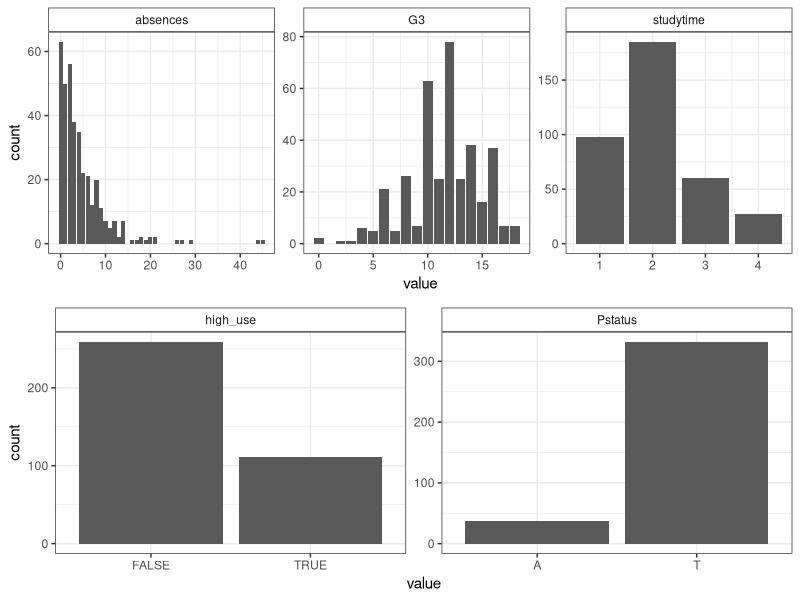
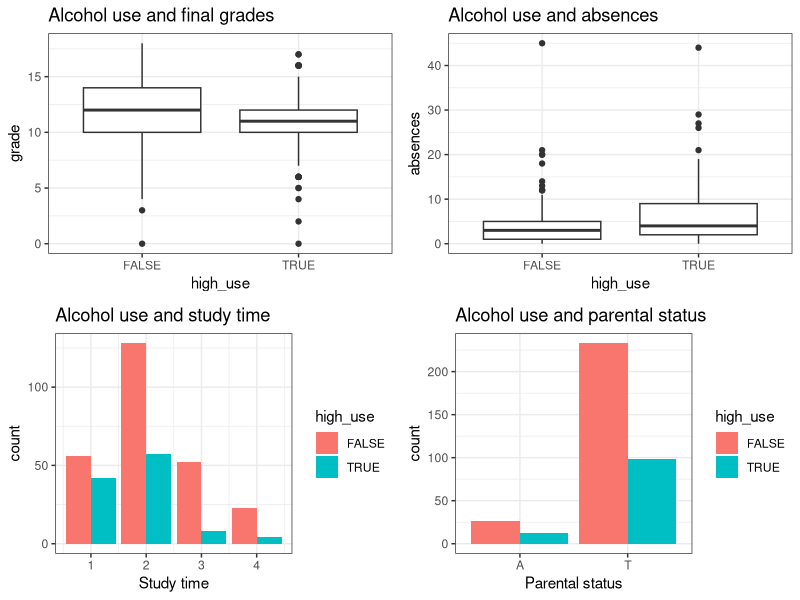
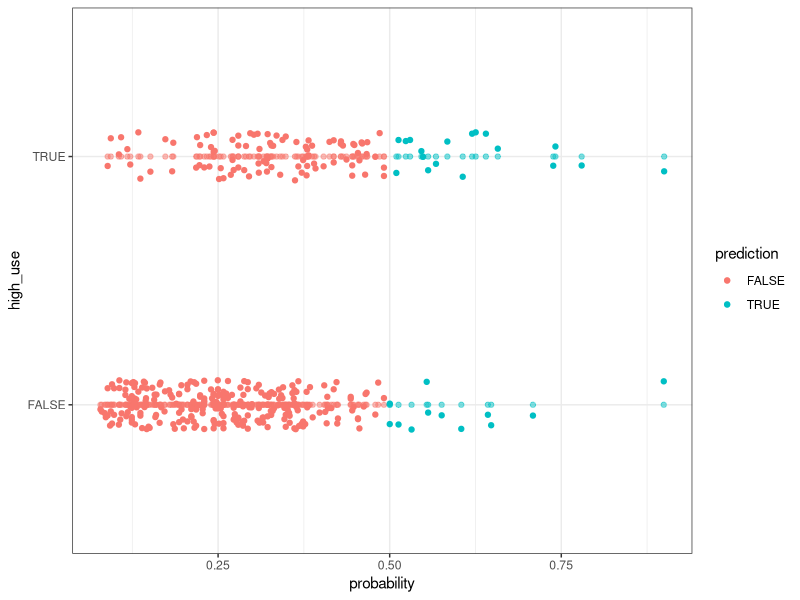

Generate these figures, in order, with R:
## ---- chunk 1
# load the necessary packages and set scientific notation off

options(scipen = 999)

library("dplyr")
library("tidyr")
library("ggplot2")
library("gridExtra")
library("Hmisc")

## ---- chunk 2

alc <- read.csv("alc.csv", sep=",", header=TRUE)

colnames(alc)
## ---- chunk 3
# subset for only relevant variables
alc.sub <- subset(alc, select = c(studytime, absences, G3, Pstatus, high_use))

# see numerical summaries of variables
summary(alc.sub[(-4)])
table(alc.sub["Pstatus"])

# barplots for the distributions

# library(purrr)

numplot <- alc.sub[c("G3", "studytime", "absences")]  %>% gather() %>% ggplot(aes(as.numeric(value))) + facet_wrap("key", scales = "free") + geom_bar() + xlab("value") + theme_bw() + theme(strip.background = element_rect(fill = "white"))


discplot <- alc.sub[c("Pstatus", "high_use")]  %>% gather() %>% ggplot(aes(value)) + facet_wrap("key", scales = "free") + geom_bar() + theme_bw() + theme(strip.background = element_rect(fill = "white"))

grid.arrange(numplot, discplot, nrow=2)



## ---- chunk 4

# box plots for alcohol use vs. continuous variables

box1 <- ggplot(alc.sub, aes(x = high_use, y = G3)) + 
  geom_boxplot() + 
  ylab("grade") +
  ggtitle("Alcohol use and final grades") +
  theme_bw()

box2 <- ggplot(alc.sub, aes(x = high_use, y = absences)) + 
  geom_boxplot() + 
  ylab("absences") +
  ggtitle("Alcohol use and absences") + 
  theme_bw()

# bar plots for alcohol use vs. discrete variables

bar1 <- alc.sub %>% ggplot(aes(x = studytime, fill = high_use)) + 
  geom_bar(position = "dodge") + 
  xlab("Study time") +
  ggtitle("Alcohol use and study time") + 
  theme_bw()

bar2 <- alc.sub %>% ggplot(aes(x = Pstatus, fill = high_use)) + geom_bar(position = "dodge") +
  xlab("Parental status") +
  ggtitle("Alcohol use and parental status") +
  theme_bw()


# draw the plots

grid.arrange(box1, box2, bar1, bar2, ncol=2)

## ---- chunk 5

# correlations for numerical variables

corrs <- rcorr(as.matrix(alc.sub[(-4)]))
corrs

# crosstabs for parental status and high use

table(alc.sub[c("Pstatus", "high_use")])

## ---- chunk 6
# first, specify studytime as factor as it is actually a categorical variable
alc.sub$studytime <- as.factor(alc.sub$studytime)

# specify model
model1 <- glm(high_use ~ studytime + absences + G3 + Pstatus, data = alc.sub, family = "binomial")

# print summary
modelsum1 <- summary(model1)

modelsum1

# retrieve odds ratios, confidence intervals and p-values
OR <- coef(model1) %>% exp()
CI <- confint(model1) %>% exp()
p <- coef(modelsum1)[,4]

# print table of odds ratios, confidence intervals and p-values
cbind(OR, CI, p) %>% round(3)

## ---- chunk 7

model2 <- update(model1,.~. -G3 -Pstatus)
summary(model2)

# predict() the probability of high_use
probabilities <- predict(model1, type = "response")

# add the predicted probabilities to 'alc'
alc.sub <- mutate(alc.sub, probability = probabilities)

# use the probabilities to make a prediction of high_use
alc.sub <- mutate(alc.sub, prediction = ifelse(probability > 0.5, T , F))

# 2x2 cross table of alcohol use vs. the predictions
table(high_use = alc.sub$high_use, prediction = alc.sub$prediction)
## ---- chunk 8
# explore the predictions graphically
g.pred <- ggplot(alc.sub, aes(x = probability, y = high_use, col = prediction))
g.pred + geom_point(alpha = 0.5) + geom_jitter(height=0.1) + theme_bw()

# calculate and print the total proportion of wrong classifications
prop_wrong <- function(class, prob) {
  n_wrong <- abs(class - prob) > 0.5
  perc <- sum(n_wrong)/length(class) * 100
  print(paste(round(perc,2), "% classified wrong"))
}

prop_wrong(class = alc.sub$high_use, prob = alc.sub$probability)
